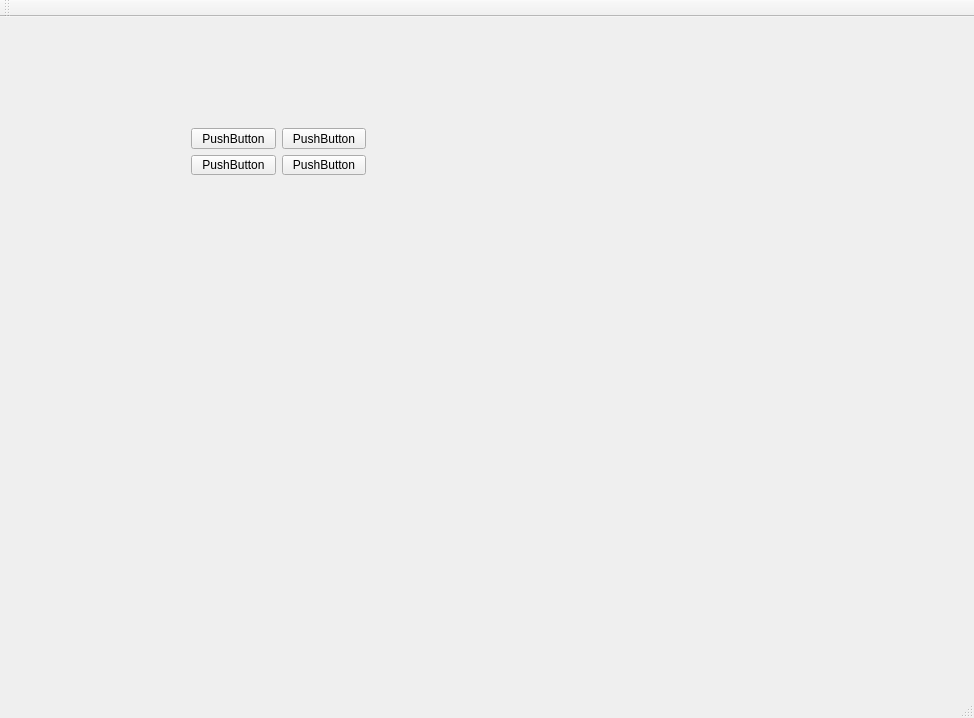
<?xml version="1.0" encoding="UTF-8"?>
<ui version="4.0">
 <class>MainWindow</class>
 <widget class="QMainWindow" name="MainWindow">
  <property name="geometry">
   <rect>
    <x>0</x>
    <y>0</y>
    <width>974</width>
    <height>718</height>
   </rect>
  </property>
  <property name="windowTitle">
   <string>MainWindow</string>
  </property>
  <widget class="QWidget" name="centralWidget">
   <widget class="QWidget" name="">
    <property name="geometry">
     <rect>
      <x>180</x>
      <y>100</y>
      <width>197</width>
      <height>69</height>
     </rect>
    </property>
    <layout class="QVBoxLayout" name="verticalLayout">
     <item>
      <layout class="QHBoxLayout" name="horizontalLayout">
       <item>
        <widget class="QPushButton" name="pushButton">
         <property name="text">
          <string>PushButton</string>
         </property>
        </widget>
       </item>
       <item>
        <widget class="QPushButton" name="pushButton_2">
         <property name="text">
          <string>PushButton</string>
         </property>
        </widget>
       </item>
      </layout>
     </item>
     <item>
      <layout class="QHBoxLayout" name="horizontalLayout_2">
       <item>
        <widget class="QPushButton" name="pushButton_3">
         <property name="text">
          <string>PushButton</string>
         </property>
        </widget>
       </item>
       <item>
        <widget class="QPushButton" name="pushButton_4">
         <property name="text">
          <string>PushButton</string>
         </property>
        </widget>
       </item>
      </layout>
     </item>
    </layout>
   </widget>
  </widget>
  <widget class="QMenuBar" name="menuBar">
   <property name="geometry">
    <rect>
     <x>0</x>
     <y>0</y>
     <width>974</width>
     <height>26</height>
    </rect>
   </property>
  </widget>
  <widget class="QToolBar" name="mainToolBar">
   <attribute name="toolBarArea">
    <enum>TopToolBarArea</enum>
   </attribute>
   <attribute name="toolBarBreak">
    <bool>false</bool>
   </attribute>
  </widget>
  <widget class="QStatusBar" name="statusBar"/>
 </widget>
 <layoutdefault spacing="6" margin="11"/>
 <resources/>
 <connections/>
</ui>
